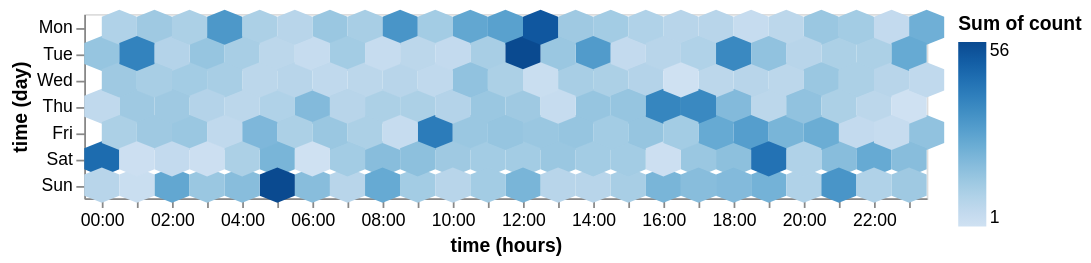

Here is the Vega-Lite specification saved for this chart:
### Vega-Lite specification from a JSON file in a GitHub repository (floating-point values rounded to 4 significant figures; data arrays with more than 128 entries replaced by an {"elided": "..."} marker saying what was removed)
{"$schema": "https://vega.github.io/schema/vega-lite/v5.json", "description": "Punchcard Visualization like on Github. The day on y-axis uses a custom order from Monday to Sunday.  The sort property supports both full day names (e.g., 'Monday') and their three letter initials (e.g., 'mon') -- both of which are case insensitive.", "data": {"values": {"elided": "955 records"}, "format": {"parse": {"time": "date"}}}, "height": {"step": 15}, "width": {"step": 20}, "mark": {"type": "point", "stroke": null, "size": 400}, "encoding": {"y": {"field": "time", "type": "ordinal", "timeUnit": "day", "sort": ["mon", "tue", "wed", "thu", "fri", "sat", "sun"]}, "x": {"field": "time", "type": "ordinal", "timeUnit": "hours"}, "fill": {"field": "count", "type": "quantitative", "aggregate": "sum"}, "shape": {"condition": {"test": "utcday(datum.day_time) % 2 == 1", "value": "'M0,-0.6 L1,-1 L2,-0.6 L2,0.6 L1,1 L0,0.6 Z'"}, "value": "'M-1,-0.6 L0,-1 L1,-0.6 L1,0.6 L0,1 L-1,0.6 Z'"}}}
